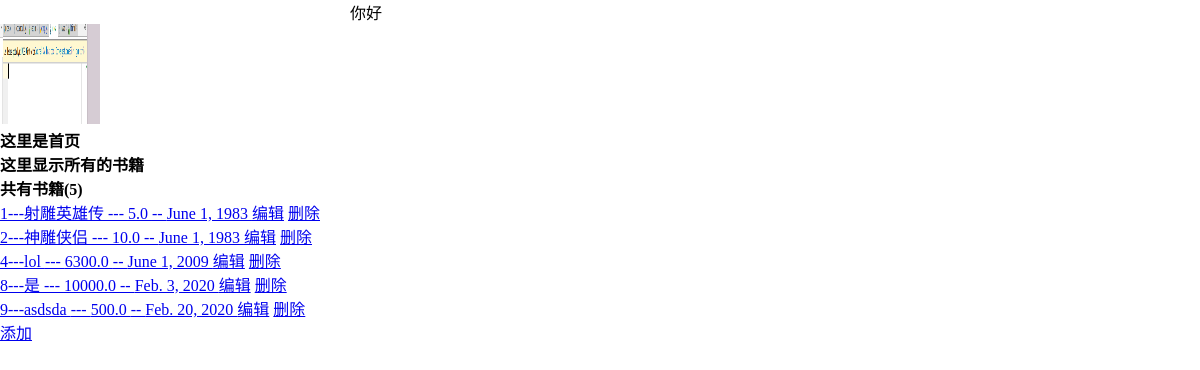
Before: / with the older database file.
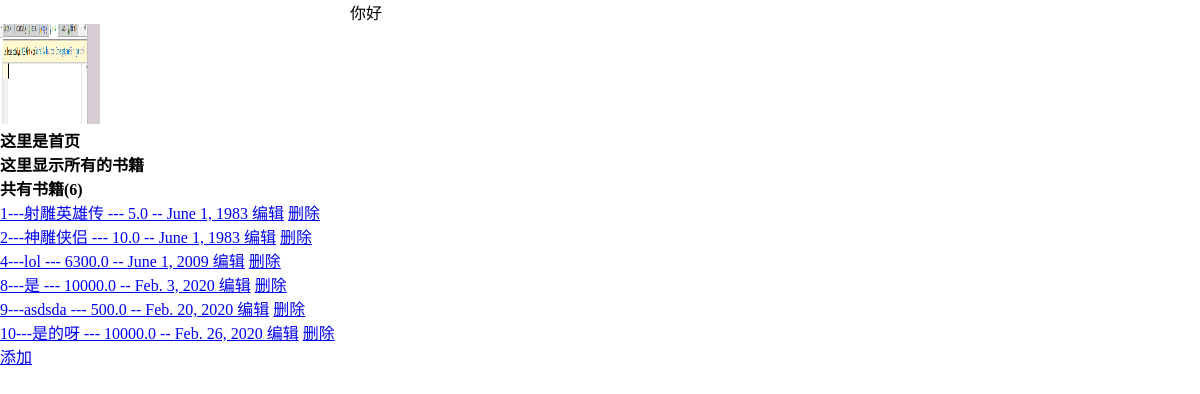
After: the same page with the newer database file.
### booktest/models.py (models this page shows, shortened)
class Book(models.Model):
    title=models.CharField(max_length=20)
    price=models.FloatField(default=0)
    pub_date=models.DateField(default="1983-06-01")

### booktest/views.py (the view)
# urls.py: url(r'^$',views.index,name='index'),
def index(res):
    books= Book.objects.all()
    return render(res,'index.html',{'books':books})

### templates/index.html (shortened to what this page needs)
<!DOCTYPE html>
<html lang="en">
<head>
    <link rel="stylesheet" href="/static/css/main.css">
</head>
<body>
    <div class="container">
        你好
    </div>
    <img id="kk" src="\static\img\k.png" alt="">
    <h1>这里是首页</h1>
    <div>
        <h2>这里显示所有的书籍</h2>
        <p>
            <h2>共有书籍({{books.count}})</h2>
            <ul>
                {% for book in books %}
                <li>
                    <a href="{% url 'booktest:detail' book.id %}">
                        {{book.id}}---{{book.title}} --- {{book.price}} -- {{book.pub_date}}
                    </a>
                    <a href="{% url 'booktest:editbook' book.id %}">编辑</a>
                    <a href="{% url 'booktest:deletebook' book.id %}">删除</a>
                </li>
                {% endfor %}
            </ul>
            <a href="{% url 'booktest:addbook' %}">添加</a>
        </p>
    </div>
</body>
</html>

### static/css/main.css (style rules this page uses)
* { margin:0; padding:0; font-size:16px; }
.container { width:500px; margin:0 auto; }
#kk { width:100px; height:100px; }

Changed rows visible on the page:
added Book: id "10", title "是的呀", price "10000.0", pub_date "Feb. 26, 2020"
Other visible differences:
{{ books.count }}: "5" → "6"
